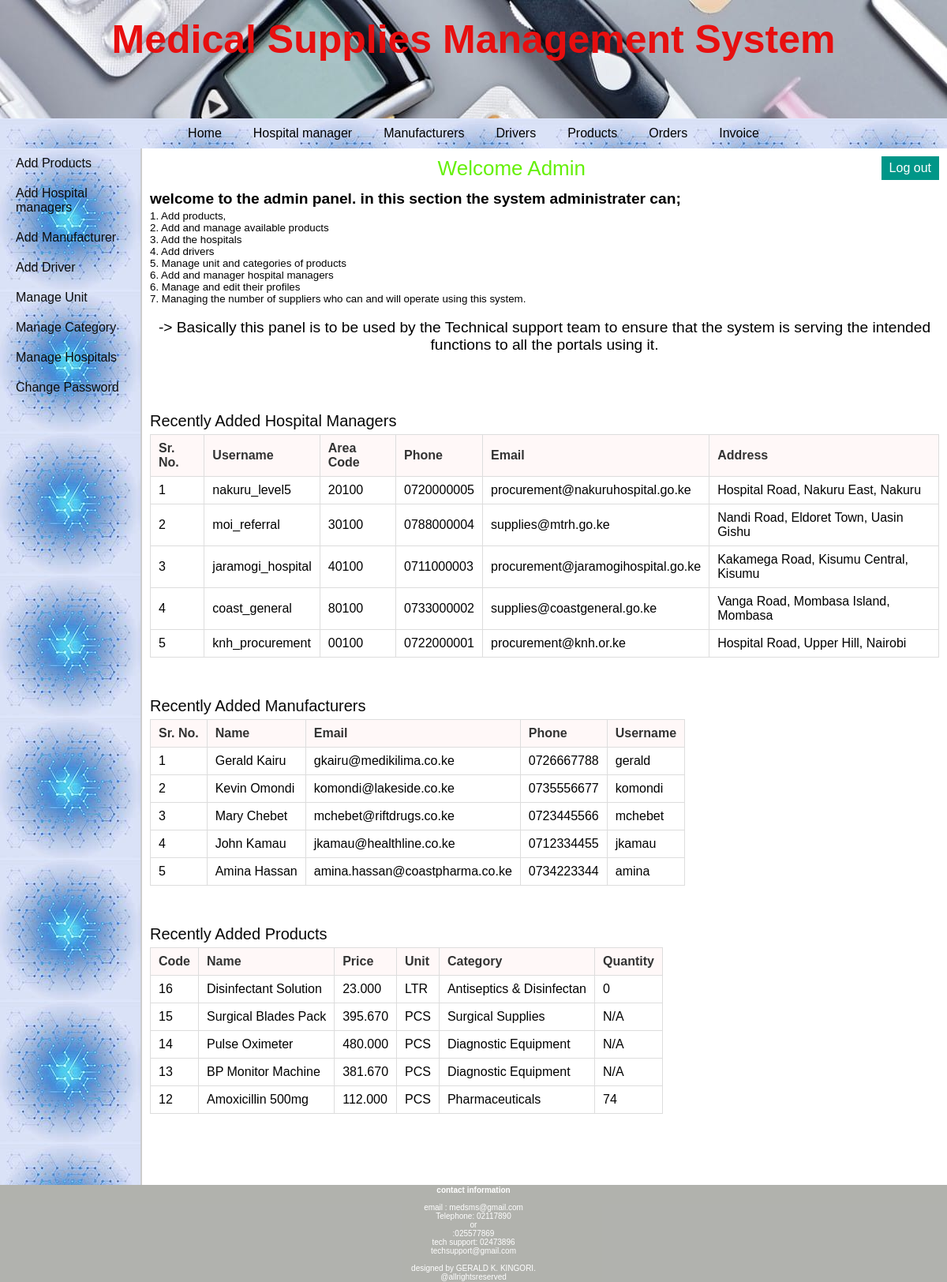
The page /admin/index.php (signed in) on the database its author committed.
### tables this page shows
CREATE TABLE `retailer` (
  `retailer_id` int(11) NOT NULL,
  `username` varchar(25) NOT NULL,
  `password` varchar(25) NOT NULL,
  `address` varchar(200) NOT NULL,
  `area_id` int(11) NOT NULL,
  `phone` varchar(10) NOT NULL,
  `email` varchar(50) DEFAULT NULL
);

CREATE TABLE `area` (
  `area_id` int(11) NOT NULL,
  `area_name` varchar(50) NOT NULL,
  `area_code` varchar(10) NOT NULL
);

CREATE TABLE `manufacturer` (
  `man_id` int(11) NOT NULL,
  `man_name` varchar(25) NOT NULL,
  `man_email` varchar(50) DEFAULT NULL,
  `man_phone` varchar(10) NOT NULL,
  `username` varchar(20) NOT NULL,
  `password` varchar(20) NOT NULL
);

CREATE TABLE `products` (
  `pro_id` int(11) NOT NULL,
  `pro_name` varchar(25) NOT NULL,
  `pro_desc` text,
  `pro_price` decimal(10,3) NOT NULL,
  `unit` int(11) NOT NULL,
  `pro_cat` int(11) NOT NULL,
  `quantity` int(6) DEFAULT NULL
);

CREATE TABLE `unit` (
  `id` int(11) NOT NULL,
  `unit_name` varchar(20) NOT NULL,
  `unit_details` text
);

CREATE TABLE `categories` (
  `cat_id` int(11) NOT NULL,
  `cat_name` varchar(25) NOT NULL,
  `cat_details` text
);

### admin/index.php (the view, shortened to what this page needs)
<?php
	include("../includes/config.php");
	if(isset($_SESSION['admin_login'])) {
		if($_SESSION['admin_login'] == true) {
			$query_selectRetailer = "SELECT * FROM retailer,area WHERE retailer.area_id=area.area_id ORDER BY retailer_id DESC LIMIT 5";
			$result_selectRetailer = mysqli_query($con,$query_selectRetailer);
			$query_selectManufacturer = "SELECT * FROM manufacturer ORDER BY man_id DESC LIMIT 5";
			$result_selectManufacturer = mysqli_query($con,$query_selectManufacturer);
			$query_selectProducts = "SELECT * FROM products,categories,unit WHERE products.pro_cat=categories.cat_id AND products.unit=unit.id ORDER BY pro_id DESC LIMIT 5";
			$result_selectProducts = mysqli_query($con,$query_selectProducts);
		}
		else {
			header('Location:../index.php');
		}
	}
	else {
		header('Location:../index.php');
	}
?>
<!DOCTYPE html>
<html>
<head>
	<link rel="stylesheet" href="../includes/main_style.css" >
</head>
<body>
	<?php
		include("../includes/header.inc.php");
		include("../includes/nav_admin.inc.php");
		include("../includes/aside_admin.inc.php");
	?>
	<section>
		<h1><center>Welcome Admin</center></h1>
		<body>
			<p><big><b>welcome to the admin panel. in this section the system administrater can;</b></big>
				<small><ul>
				<li>1. Add products,</li>
				<li>2. Add and manage available products</li>
				<li>3. Add the hospitals</li>
				<li>4. Add drivers</li>
				<li>5. Manage unit and categories of products</li>
				<li>6. Add and manager hospital managers</li>
				<li>6. Manage and edit their profiles </li>
				<li>7. Managing the number of suppliers who can and will operate using this system.</li>
				</small>
				<br>
				<p><center><big>   -> Basically this panel is to be used by the Technical support team to ensure that the system is serving the intended functions to all the portals using it.</big></center></p>
			</body>
			<br>
			<br>
			<br>
			<article>
			<h2>Recently Added Hospital Managers</h2>
			<table class="table_displayData">
				<tr>
					<th>Sr. No.</th>
					<th>Username</th>
					<th>Area Code</th>
					<th>Phone</th>
					<th>Email</th>
					<th>Address</th>
				</tr>
				<?php $i=1; while($row_selectRetailer = mysqli_fetch_array($result_selectRetailer)) { ?>
				<tr>
					<td> <?php echo $i; ?> </td>
					<td> <?php echo $row_selectRetailer['username']; ?> </td>
					<td> <?php echo $row_selectRetailer['area_code']; ?> </td>
					<td> <?php echo $row_selectRetailer['phone']; ?> </td>
					<td> <?php echo $row_selectRetailer['email']; ?> </td>
					<td> <?php echo $row_selectRetailer['address']; ?> </td>
				</tr>
				<?php $i++; } ?>
			</table>
		</article>
		<article>
			<h2>Recently Added Manufacturers</h2>
			<table class="table_displayData">
			<tr>
				<th>Sr. No.</th>
				<th>Name</th>
				<th>Email</th>
				<th>Phone</th>
				<th>Username</th>
			</tr>
			<?php $i=1; while($row_selectManufacturer = mysqli_fetch_array($result_selectManufacturer)) { ?>
			<tr>
				<td> <?php echo $i; ?> </td>
				<td> <?php echo $row_selectManufacturer['man_name']; ?> </td>
				<td> <?php echo $row_selectManufacturer['man_email']; ?> </td>
				<td> <?php echo $row_selectManufacturer['man_phone']; ?> </td>
				<td> <?php echo $row_selectManufacturer['username']; ?> </td>
			</tr>
			<?php $i++; } ?>
		</table>
		</article>
		<article>
			<h2>Recently Added Products</h2>
			<table class="table_displayData">
			<tr>
				<th> Code </th>
				<th> Name </th>
				<th> Price </th>
				<th> Unit </th>
				<th> Category </th>
				<th> Quantity </th>
			</tr>
			<?php $i=1; while($row_selectProducts = mysqli_fetch_array($result_selectProducts)) { ?>
			<tr>
				<td> <?php echo $row_selectProducts['pro_id']; ?> </td>
				<td> <?php echo $row_selectProducts['pro_name']; ?> </td>
				<td> <?php echo $row_selectProducts['pro_price']; ?> </td>
				<td> <?php echo $row_selectProducts['unit_name']; ?> </td>
				<td> <?php echo $row_selectProducts['cat_name']; ?> </td>
				<td> <?php if($row_selectProducts['quantity'] == NULL){ echo "N/A";} else {echo $row_selectProducts['quantity'];} ?> </td>
			</tr>
			<?php $i++; } ?>
		</table>
		</article>
	</section>
	<?php
		include("../includes/footer.inc.php");
	?>
</body>
</html>

### includes/main_style.css (style rules this page uses)
* { font-family: arial,sans-serif; margin:0px; padding:0px; }
body { width:auto; margin:auto; border:none; }
li { list-style:none; margin:0px; }
section { width:1000px; padding:10px; padding-bottom:40px; }
section h1 { margin-bottom:10px; font-weight:normal; color:rgb(101, 240, 9); font-size: 26px; }
section p { width:800px; line-height: 25px; }
article { margin-top:20px; margin-bottom:50px; }
article h2 { margin-bottom:5px; font-weight:normal; color:#080808; font-size: 20px; }
table { border-collapse: collapse; }
.table_displayData td, .table_displayData th { border:1px solid #ddd; padding: 8px 10px; text-align: left; }
.table_displayData th { background-color:rgba(255, 248, 248, 0.897); color:#333; }

### rows shown on the page
retailer: username "nakuru_level5", area.area_code "20100", phone "0720000005", email "procurement@nakuruhospital.go.ke", address "Hospital Road, Nakuru East, Nakuru"
retailer: username "moi_referral", area.area_code "30100", phone "0788000004", email "supplies@mtrh.go.ke", address "Nandi Road, Eldoret Town, Uasin Gishu"
retailer: username "jaramogi_hospital", area.area_code "40100", phone "0711000003", email "procurement@jaramogihospital.go.ke", address "Kakamega Road, Kisumu Central, Kisumu"
retailer: username "coast_general", area.area_code "80100", phone "0733000002", email "supplies@coastgeneral.go.ke", address "Vanga Road, Mombasa Island, Mombasa"
retailer: username "knh_procurement", area.area_code "00100", phone "0722000001", email "procurement@knh.or.ke", address "Hospital Road, Upper Hill, Nairobi"
manufacturer: man_name "Gerald Kairu", man_email "gkairu@medikilima.co.ke", man_phone "0726667788", username "gerald"
manufacturer: man_name "Kevin Omondi", man_email "komondi@lakeside.co.ke", man_phone "0735556677", username "komondi"
manufacturer: man_name "Mary Chebet", man_email "mchebet@riftdrugs.co.ke", man_phone "0723445566", username "mchebet"
manufacturer: man_name "John Kamau", man_email "jkamau@healthline.co.ke", man_phone "0712334455", username "jkamau"
manufacturer: man_name "Amina Hassan", man_email "amina.hassan@coastpharma.co.ke", man_phone "0734223344", username "amina"
products: pro_id "16", pro_name "Disinfectant Solution", pro_price "23.000", unit.unit_name "LTR", pro_cat.cat_name "Antiseptics & Disinfectan", quantity "0"
products: pro_id "15", pro_name "Surgical Blades Pack", pro_price "395.670", unit.unit_name "PCS", pro_cat.cat_name "Surgical Supplies", shows "N/A"
products: pro_id "14", pro_name "Pulse Oximeter", pro_price "480.000", unit.unit_name "PCS", pro_cat.cat_name "Diagnostic Equipment", shows "N/A"
products: pro_id "13", pro_name "BP Monitor Machine", pro_price "381.670", unit.unit_name "PCS", pro_cat.cat_name "Diagnostic Equipment", shows "N/A"
products: pro_id "12", pro_name "Amoxicillin 500mg", pro_price "112.000", unit.unit_name "PCS", pro_cat.cat_name "Pharmaceuticals", quantity "74"
